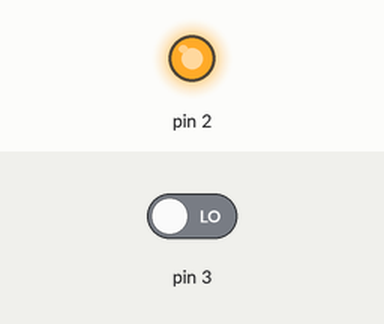
Recording of a sketch running on a simulated Arduino Uno, built with avr-gcc and run on an emulated ATmega328P. On the bench: output pins drawn as LEDs (lit = HIGH). Inputs (shaded band) come from the test bench; at power-on: pin 3 LOW.

Above: at 0.1 s.
Timing chart, 0 to 1.6 s (numbered marks = the images above):
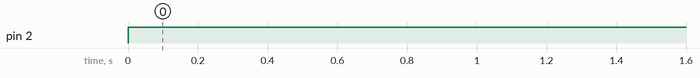

The sketch:

2_circuito.ino
```cpp
// C++ code


void setup()
{
  pinMode(3, INPUT);
  pinMode(2, OUTPUT);
}

void loop()
{
  if (digitalRead(3) < 0) {
    digitalWrite(2, LOW);
  } else {
    digitalWrite(2, HIGH);
  }
  delay(10); // Delay a little bit to improve simulation performance
}
```

Measured:
- by itself, pin 2: LOW → HIGH at 0.00 s
